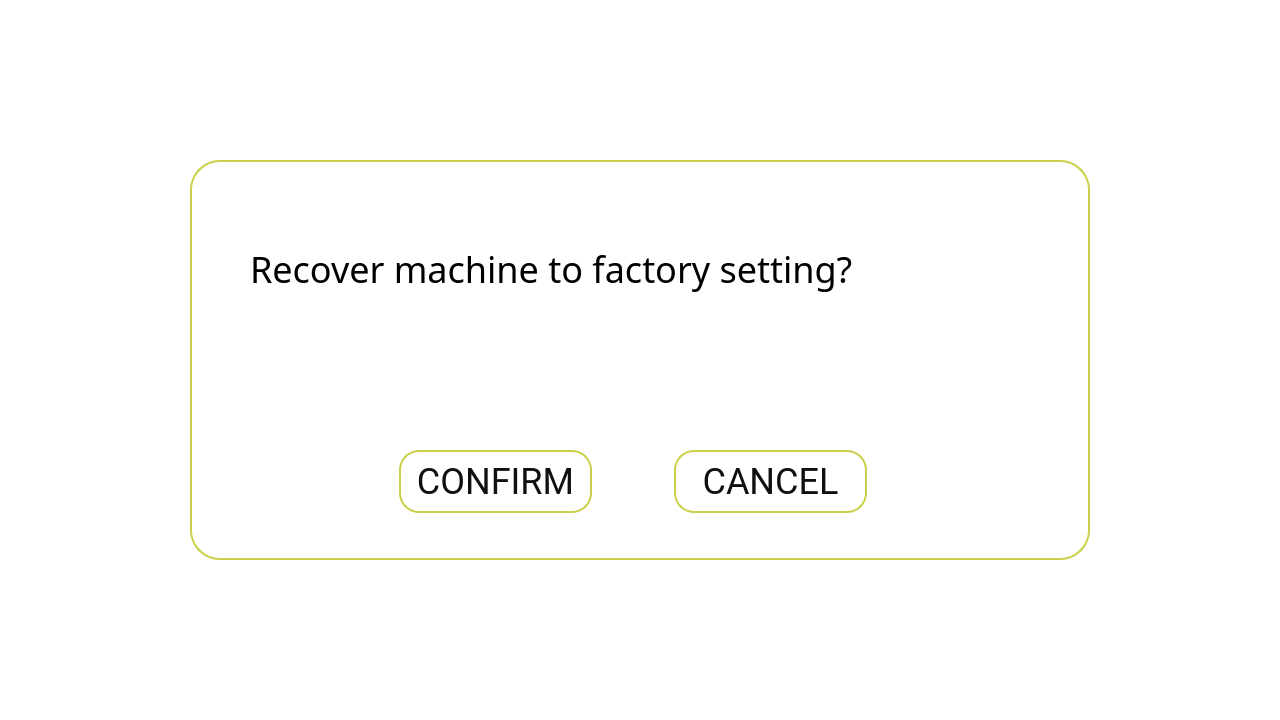
<?xml version="1.0" encoding="UTF-8"?>
<ui version="4.0">
 <class>XhRest</class>
 <widget class="QWidget" name="XhRest">
  <property name="geometry">
   <rect>
    <x>0</x>
    <y>0</y>
    <width>1280</width>
    <height>720</height>
   </rect>
  </property>
  <property name="windowTitle">
   <string>Form</string>
  </property>
  <property name="styleSheet">
   <string notr="true">left: 0px;
top: 0px;
width: 1280px;
height: 720px;
background-color: rgba(255, 255, 255, 180);</string>
  </property>
  <widget class="QLabel" name="label">
   <property name="geometry">
    <rect>
     <x>190</x>
     <y>160</y>
     <width>900</width>
     <height>400</height>
    </rect>
   </property>
   <property name="styleSheet">
    <string notr="true">left: 190px;
top: 160px;
width: 900px;
height: 400px;
line-height: 20px;
border-radius: 30px;
background-color: rgba(255, 255, 255, 100);
text-align: center;
border: 2px solid rgba(202, 208, 74, 255);</string>
   </property>
   <property name="text">
    <string/>
   </property>
  </widget>
  <widget class="QLabel" name="label_2">
   <property name="geometry">
    <rect>
     <x>250</x>
     <y>201</y>
     <width>779</width>
     <height>136</height>
    </rect>
   </property>
   <property name="styleSheet">
    <string notr="true">left: 250px;
top: 201px;
width: 779px;
height: 136px;
color: rgba(0, 0, 0, 1);
font-size: 36px;
text-align: center;
font-family: Helvetica-regular;</string>
   </property>
   <property name="text">
    <string>Recover machine to factory setting?</string>
   </property>
  </widget>
  <widget class="QPushButton" name="pushButton">
   <property name="geometry">
    <rect>
     <x>399</x>
     <y>450</y>
     <width>193</width>
     <height>63</height>
    </rect>
   </property>
   <property name="styleSheet">
    <string notr="true">left: 399px;
top: 450px;
width: 193px;
height: 63px;
line-height: 52px;
border-radius: 20px;
background-color: rgba(255, 255, 255, 100);
color: rgba(16, 16, 16, 255);
font-size: 36px;
text-align: center;
font-family: Roboto;
border: 2px solid rgba(202, 208, 74, 255);</string>
   </property>
   <property name="text">
    <string>CONFIRM</string>
   </property>
  </widget>
  <widget class="QPushButton" name="pushButton_2">
   <property name="geometry">
    <rect>
     <x>674</x>
     <y>450</y>
     <width>193</width>
     <height>63</height>
    </rect>
   </property>
   <property name="styleSheet">
    <string notr="true">left: 399px;
top: 450px;
width: 193px;
height: 63px;
line-height: 52px;
border-radius: 20px;
background-color: rgba(255, 255, 255, 100);
color: rgba(16, 16, 16, 255);
font-size: 36px;
text-align: center;
font-family: Roboto;
border: 2px solid rgba(202, 208, 74, 255);</string>
   </property>
   <property name="text">
    <string>CANCEL</string>
   </property>
  </widget>
  <widget class="QLabel" name="label_3">
   <property name="geometry">
    <rect>
     <x>0</x>
     <y>0</y>
     <width>1280</width>
     <height>720</height>
    </rect>
   </property>
   <property name="styleSheet">
    <string notr="true">background-color: rgba(255, 255, 255, 200);</string>
   </property>
   <property name="text">
    <string/>
   </property>
  </widget>
  <zorder>label_3</zorder>
  <zorder>label</zorder>
  <zorder>label_2</zorder>
  <zorder>pushButton</zorder>
  <zorder>pushButton_2</zorder>
 </widget>
 <resources/>
 <connections/>
</ui>
